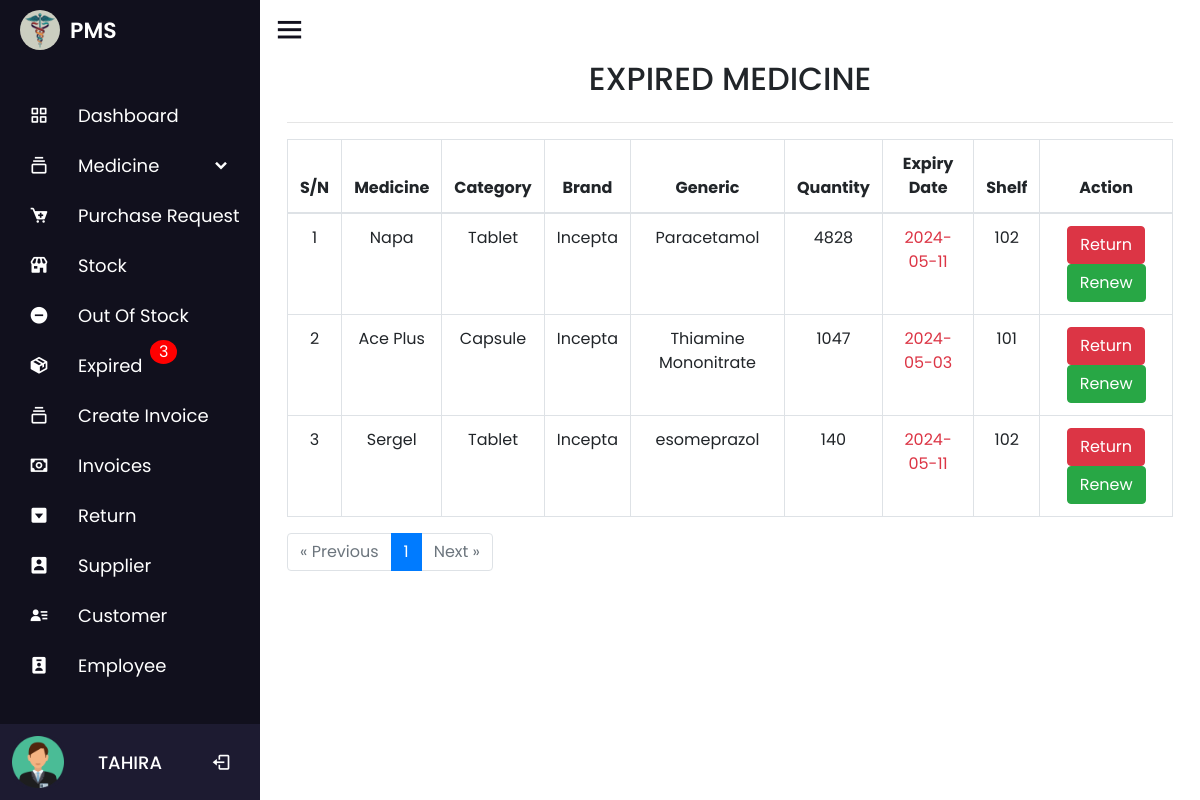
Before: /expired.php (signed in) with the older database file.
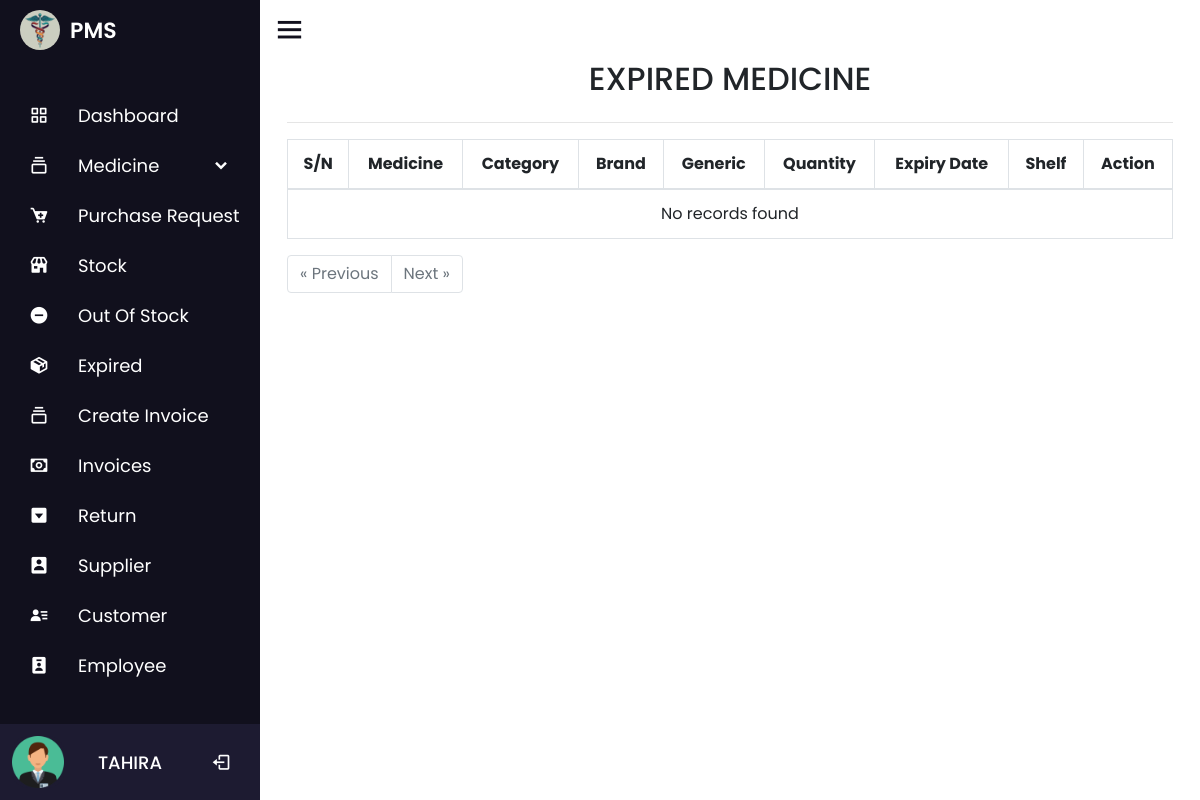
After: the same page with the newer database file.
### tables this page shows
CREATE TABLE `medicine_stock` (
  `stock_id` int(11) NOT NULL,
  `medicine_id` int(10) NOT NULL,
  `supplier_id` int(11) NOT NULL,
  `unit` int(10) NOT NULL,
  `expiry_date` date NOT NULL,
  `pprice` int(11) NOT NULL,
  `sprice` int(11) NOT NULL,
  `date` timestamp NOT NULL DEFAULT current_timestamp(),
  `shelf_id` int(10) NOT NULL
);

CREATE TABLE `medicine` (
  `medicine_id` int(11) NOT NULL,
  `catagory_id` int(11) NOT NULL,
  `medicine_name` varchar(100) NOT NULL,
  `brand_id` int(100) NOT NULL,
  `generic_id` int(100) NOT NULL,
  `date` timestamp NOT NULL DEFAULT current_timestamp()
);

CREATE TABLE `medicine_catagory` (
  `catagory_id` int(11) NOT NULL,
  `catagory_name` varchar(100) NOT NULL,
  `date` timestamp NOT NULL DEFAULT current_timestamp()
);

CREATE TABLE `medicine_brand` (
  `brand_id` int(11) NOT NULL,
  `brand_name` varchar(100) NOT NULL,
  `date` timestamp NOT NULL DEFAULT current_timestamp()
);

CREATE TABLE `medicine_generic` (
  `generic_id` int(11) NOT NULL,
  `generic_name` varchar(100) NOT NULL,
  `date` timestamp NOT NULL DEFAULT current_timestamp()
);

CREATE TABLE `shelf` (
  `shelf_id` int(100) NOT NULL,
  `shelf_number` int(100) NOT NULL
);

### expired.php (the view, shortened to what the changed rows need)
<?php
include 'nav/nav.php';
$results_per_page = 10;
$page = 1;
$offset = ($page - 1) * $results_per_page;
$count_query = "SELECT COUNT(*) AS total FROM medicine_stock WHERE unit < 5 OR expiry_date < CURDATE()";
$count_result = mysqli_query($conn, $count_query);
$count_row = mysqli_fetch_assoc($count_result);
$total_records = $count_row['total'];
$total_pages = ceil($total_records / $results_per_page);
$sql = "SELECT m.medicine_id,m.medicine_name, m.catagory_id, m.brand_id, m.generic_id, c.catagory_name, b.brand_name, g.generic_name, s.unit, s.pprice, s.sprice, DATE(s.expiry_date) AS expiry_date, r.shelf_number
        FROM medicine_stock s
        JOIN medicine m ON s.medicine_id = m.medicine_id
        JOIN medicine_catagory c ON m.catagory_id = c.catagory_id
        JOIN medicine_brand b ON m.brand_id = b.brand_id
        JOIN medicine_generic g ON m.generic_id = g.generic_id
        LEFT JOIN shelf r ON s.shelf_id = r.shelf_id
        WHERE s.unit < 5 OR s.expiry_date < CURDATE()
        LIMIT $offset, $results_per_page
";
$data = mysqli_query($conn, $sql);
?>
<head>
</head>
<div class="container">
    <h2 class="text-center text-uppercase p-2">Expired Medicine</h2>
    <div id="table">
        <table id="zctb" class="display table table-bordered table-hover text-center" cellspacing="0" width="100%">
            <thead>
                <tr>
                    <th>S/N</th>
                    <th>Medicine</th>
                    <th>Category</th>
                    <th>Brand</th>
                    <th>Generic </th>
                    <th>Quantity</th>
                    <th>Expiry Date</th>
                    <th>Shelf</th>
                    <th>Action</th>
                </tr>
            </thead>
            <tbody>
                <?php
                if (mysqli_num_rows($data) > 0) {
                    $c = $offset + 1;
                    while ($result = mysqli_fetch_assoc($data)) {
                        echo '
                    <tr>
                        <td>' . $c . '</td>
                        <td>' . $result['medicine_name'] . '</td>
                        <td>' . $result['catagory_name'] . '</td>
                        <td>' . $result['brand_name'] . '</td>
                        <td>' . $result['generic_name'] . '</td>
                        <td>' . $result['unit'] . '</td>
                        <td class="text-danger">' . $result['expiry_date'] . '</td>
                        <td>' . $result['shelf_number'] . '</td>
                        <td><a href="returnexpired.php?medicine_id='.$result['medicine_id'].'" class="text-light"><button class="btn btn-danger">Return</button></a>
                        <a href="renew.php?medicine_id='.$result['medicine_id'].'" class="text-light"><button class="btn btn-success">Renew</button></a>
                        </td>
                    </tr>';
                        $c++;
                    }
                } else {
                    echo "<tr><td colspan='10'>No records found</td></tr>";
                }
                ?>
            </tbody>
        </table>
        <div class="pagination">
            <ul class="pagination">
                <?php for ($i = 1; $i <= $total_pages; $i++) : ?>
                    <li class="page-item <?php echo ($page == $i) ? 'active' : ''; ?>">
                        <a class="page-link" href="?page=<?php echo $i; ?>"><?php echo $i; ?></a>
                    </li>
                <?php endfor; ?>
            </ul>
        </div>
    </div>
</div>
<?php
include 'nav/footer.php';
?>

### nav/nav.php (shortened to what the changed rows need)
<?php
$db = new dbObj();
$conn =  $db->getConnstring();
$query = mysqli_query($conn, "SELECT * FROM medicine_stock WHERE expiry_date < CURDATE()");
$e = mysqli_num_rows($query);
?>
<!DOCTYPE html>
<html lang="en" dir="ltr">
<head>
  <link rel="stylesheet" href="nav/style.css">
  <link rel="stylesheet" href="css/bootstrap.min.css">
  <link rel="stylesheet" href="https://unicons.iconscout.com/release/v4.0.0/css/line.css">
  <link href='https://unpkg.com/boxicons@2.0.7/css/boxicons.min.css' rel='stylesheet'>
  <link rel="stylesheet" href="https://unicons.iconscout.com/release/v4.0.8/css/line.css">
  <link rel="stylesheet" href="https://cdnjs.cloudflare.com/ajax/libs/font-awesome/4.7.0/css/font-awesome.min.css">
  <link rel="stylesheet" href="//code.jquery.com/ui/1.13.2/themes/base/jquery-ui.css">
</head>
<body>
  <div class="sidebar">
    <?php
        if (isset($_SESSION['admin'])) {
            echo '
            <ul class="nav-links">
            <li>
                <a href="dashboard.php">
                <i class="bx bx-grid-alt"></i>
                <span class="link_name">Dashboard</span>
                </a>
                <ul class="sub-menu blank">
                <li><a class="link_name" href="dashboard.php">Dashboard</a></li>
                </ul>
            </li>
            <li>
                <div class="iocn-link">
                <a href="medicine_details.php">
                    <i class="bx bx-collection"></i>
                    <span class="link_name">Medicine</span>
                </a>
                <i class="bx bxs-chevron-down arrow"></i>
                </div>
                <ul class="sub-menu">
                <li><a class="link_name" href="medicine_details.php">Medicine</a></li>
                <li><a href="catagory.php">Catagory</a></li>
                <li><a href="brand.php">Brand</a></li>
                <li><a href="generic.php">Generic</a></li>
                </ul>
            </li>
            <li>
            <a href="purchase_request.php">
            <i class="bx bxs-cart-add" ></i>
            <span class="link_name">Purchase Request</span>';
        echo '</a>
            <ul class="sub-menu blank">
            <li><a class="link_name" href="purchase_request.php">Purchase Request</a></li>
            </ul>
        </li>
            <li>
            <a href="stock.php">
            <i class="bx bxs-store" ></i>
              <span class="link_name">Stock</span>
            </a>
            <ul class="sub-menu blank">
              <li><a class="link_name" href="stock.php">Stock</a></li>
            </ul>
          </li>
          <li>
            <a href="outofstock.php">
            <i class="bx bxs-minus-circle" ></i>
              <span class="link_name">Out Of Stock</span>';
           echo' </a>
            <ul class="sub-menu blank">
              <li><a class="link_name" href="outofstock.php">Out Of Stock</a></li>
            </ul>
          </li>
          <li>
            <a href="expired.php">
            <i class="bx bxs-package" ></i>
              <span class="link_name">Expired</span>';
                        if ($e != 0) echo '
                            <span style="position: absolute; top: -0.1px;left: 110px;padding: 0.1px 9px;border-radius: 50%;background: red;color: white;margin-left:40px;">
                            ' . $e . '</span>' ;
           echo' </a>
            <ul class="sub-menu blank">
              <li><a class="link_name" href="expired.php">Out Of Stock</a></li>
            </ul>
          </li>
          <li>
            <div class="iocn-link">
              <a href="add_order.php">
                <i class="bx bx-collection"></i>
                <span class="link_name">Create Invoice</span>
              </a>
            </div>
          </li>
          <li>
            <div class="iocn-link">
              <a href="invoices.php">
              <i class="bx bx-money" ></i>
                <span class="link_name">Invoices</span>
              </a>
            </div>
          </li>
          <li>
            <a href="return.php">
            <i class="bx bxs-caret-down-square" ></i>
              <span class="link_name">Return</span>
            </a>
            <ul class="sub-menu blank">
              <li><a class="link_name" href="return.php">Return</a></li>
            </ul>
          </li>
          <li>
          <a href="supplier.php">
          <i class="bx bxs-user-rectangle" ></i>
            <span class="link_name">Supplier</span>
          </a>
          <ul class="sub-menu blank">
            <li><a class="link_name" href="supplier.php">Customer</a></li>
          </ul>
        </li>
          <li>
          <a href="customer.php">
          <i class="bx bxs-user-detail" ></i>
            <span class="link_name">Customer</span>
          </a>
          <ul class="sub-menu blank">
            <li><a class="link_name" href="customer.php">Customer</a></li>
          </ul>
        </li>
        <li>
          <a href="employee.php">
          <i class="bx bxs-user-badge"></i>
            <span class="link_name">Employee</span>
          </a>
          <ul class="sub-menu blank">
            <li><a class="link_name" href="employee.php">Employee</a></li>
          </ul>
        </li>
          <li>
            ';
        }
        ?>
      </li>
    </ul>
  </div>
  <section class="home-section">

Changed rows visible on the page:
removed medicine_stock: medicine.medicine_name "Napa", medicine_catagory.catagory_name "Tablet", medicine_brand.brand_name "Incepta", medicine_generic.generic_name "Paracetamol", unit "4828", expiry_date "2024-05-11", shelf.shelf_number "102"
removed medicine_stock: medicine.medicine_name "Ace Plus", medicine_catagory.catagory_name "Capsule", medicine_brand.brand_name "Incepta", medicine_generic.generic_name "Thiamine Mononitrate", unit "1047", expiry_date "2024-05-03", shelf.shelf_number "101"
removed medicine_stock: medicine.medicine_name "Sergel", medicine_catagory.catagory_name "Tablet", medicine_brand.brand_name "Incepta", medicine_generic.generic_name "esomeprazol", unit "140", expiry_date "2024-05-11", shelf.shelf_number "102"
Other visible differences:
$e: "3" → (not shown)
text now shown: "No records found"
list line gone: "1"
